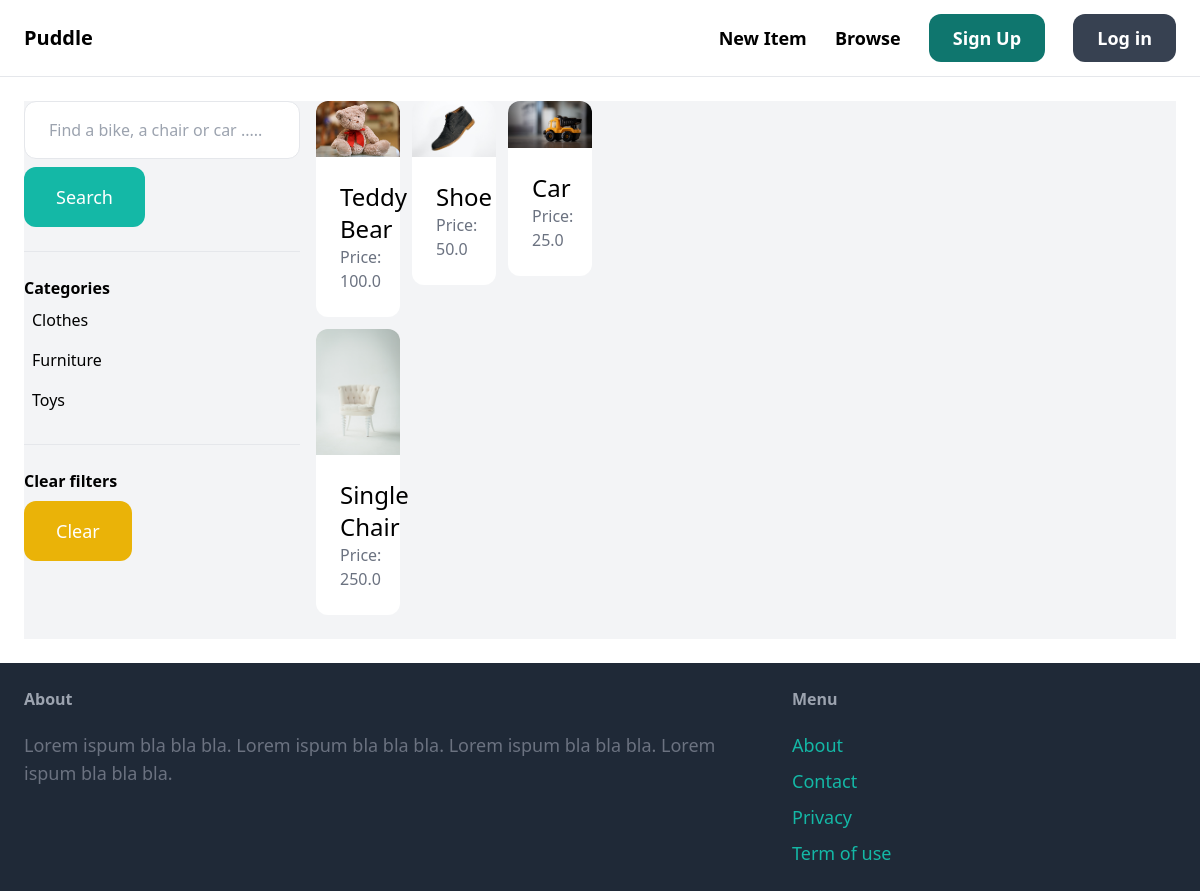
The app's page /items/ with its own data.
### item/models.py (models this page shows, shortened)
class Category(models.Model):
    name = models.CharField(max_length=255)
    class Meta:
        ordering = ('name',)
        verbose_name_plural = 'Categories'

class Item(models.Model):
    category = models.ForeignKey(
        Category, related_name='items', on_delete=models.CASCADE)
    name = models.CharField(max_length=255)
    description = models.TextField(blank=True, null=True)
    price = models.FloatField()
    image = models.ImageField(upload_to='item_images', blank=True, null=True)
    is_sold = models.BooleanField(default=False)
    created_by = models.ForeignKey(
        User, related_name='items', on_delete=models.CASCADE)
    created_at = models.DateTimeField(auto_now_add=True)

### item/views.py (the view)
# urls.py: path('', views.items, name='items'),
def items(request):
    query = request.GET.get('query', '')
    category_id = request.GET.get('category', 0)
    categories = Category.objects.all()
    items = Item.objects.filter(is_sold=False)
    if category_id:
        items = items.filter(category_id=category_id)
    if query:
        items = items.filter(Q(name__icontains=query) |
                             Q(description__icontains=query))
    return render(request, 'item/items.html', {'items': items,
                                               'query': query,
                                               'categories': categories,
                                               'category_id': int(category_id)
                                               })

### item/templates/item/items.html (shortened to what this page needs)
{% extends 'core/base.html' %}
{% block content %}
    <div class="pb-6 grid grid-cols-4 gap-4 bg-gray-100">
        <div class="col-span-1">
            <form method="get" action="{% url 'item:items' %}">
                <input name="query" class="w-full py-4 px-6 border rounded-xl" type="text" value="{{ query }}" placeholder="Find a bike, a chair or car .....">
                <button class="mt-2 py-4 px-8 text-lg bg-teal-500 text-white rounded-xl">Search</button>
            </form>
            <hr class="my-6">
            <p class="font-semibold">Categories</p>
            <ul>
                {% for category in categories  %}
                    <li class="py-2 px-2 rounded-xl {% if category.id == category_id %} bg-gray-200{% endif %}">
                        <a href="{% url 'item:items'%}?query={{ query }}&category={{ category.id}}">{{ category.name }} </a>
                    </li>
                {% endfor %}
            </ul>
            <hr class="my-6">
            <p class="font-semibold">Clear filters</p>
            <ul>
                <li><a href="{% url 'item:items' %}" class="mt-2 py-4 px-8 inline-block bg-yellow-500 text-lg rounded-xl text-white">Clear</a>
                </li>
            </ul>
        </div>
        <div class="grid grid-cols-3 gap-3">
            {% for item in items %}
                <div>
                    <a href="{% url 'item:detail' item.id %}">
                        <div>
                            <img src="{{ item.image.url }}" class="rounded-t-xl"/>
                        </div>
                        <div class="p-6 bg-white rounded-b-xl">
                            <h2 class="text-2xl">{{ item.name  }}</h2>
                            <p class="text-gray-500">Price: {{ item.price }}</p>
                        </div>
                    </a>
                </div>
            {% endfor %}
        </div>
    </div>
{% endblock  %}

### records on screen
Category: name "Clothes"
Category: name "Furniture"
Category: name "Toys"
Item: image (picture), name "Teddy Bear", price "100.0"
Item: image (picture), name "Shoe", price "50.0"
Item: image (picture), name "Car", price "25.0"
Item: image (picture), name "Single Chair", price "250.0"
